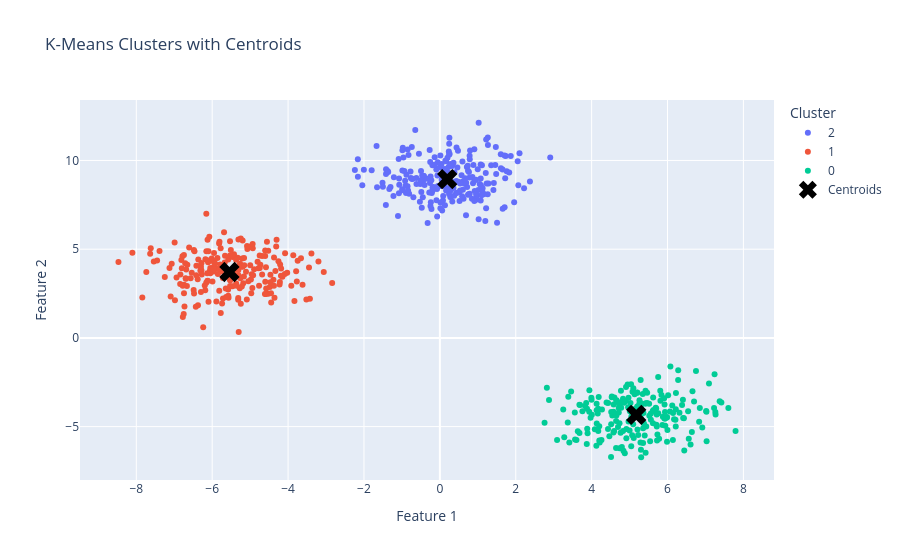

Notebook cell for this chart:
### Code cell
# Put training data and cluster labels in a DataFrame
df = pd.DataFrame(X_train, columns=["Feature 1", "Feature 2"])
df["Cluster"] = kmeans.labels_.astype(str)

# Scatter plot of clusters
fig = px.scatter(df, x="Feature 1", y="Feature 2", color="Cluster",
                 title="K-Means Clusters with Centroids")

# Add centroids as big black X markers
fig.add_trace(go.Scatter(x=centroids[:, 0], y=centroids[:, 1], mode="markers",
                         marker=dict(symbol="x", size=18, color="black"),
                         name="Centroids"))
fig.show()

### Figure 1 — Plotly figure (JSON) as saved in the notebook; plotly's stock layout.template omitted (floating-point values rounded to 4 significant figures; data arrays with more than 128 entries replaced by an {"elided": "..."} marker saying what was removed)
{"data": [{"hovertemplate": "Cluster=2<br>Feature 1=%{x}<br>Feature 2=%{y}<extra></extra>", "legendgroup": "2", "marker": {"color": "#636efa", "symbol": "circle"}, "mode": "markers", "name": "2", "orientation": "v", "showlegend": true, "type": "scatter", "x": {"elided": "228 float values"}, "xaxis": "x", "y": {"elided": "228 float values"}, "yaxis": "y"}, {"hovertemplate": "Cluster=1<br>Feature 1=%{x}<br>Feature 2=%{y}<extra></extra>", "legendgroup": "1", "marker": {"color": "#EF553B", "symbol": "circle"}, "mode": "markers", "name": "1", "orientation": "v", "showlegend": true, "type": "scatter", "x": {"elided": "229 float values"}, "xaxis": "x", "y": {"elided": "229 float values"}, "yaxis": "y"}, {"hovertemplate": "Cluster=0<br>Feature 1=%{x}<br>Feature 2=%{y}<extra></extra>", "legendgroup": "0", "marker": {"color": "#00cc96", "symbol": "circle"}, "mode": "markers", "name": "0", "orientation": "v", "showlegend": true, "type": "scatter", "x": {"elided": "213 float values"}, "xaxis": "x", "y": {"elided": "213 float values"}, "yaxis": "y"}, {"marker": {"color": "black", "size": 18, "symbol": "x"}, "mode": "markers", "name": "Centroids", "type": "scatter", "x": [5.176, -5.546, 0.1943], "y": [-4.341, 3.713, 8.946]}], "layout": {"legend": {"title": {"text": "Cluster"}, "tracegroupgap": 0}, "title": {"text": "K-Means Clusters with Centroids"}, "xaxis": {"anchor": "y", "domain": [0, 1], "title": {"text": "Feature 1"}}, "yaxis": {"anchor": "x", "domain": [0, 1], "title": {"text": "Feature 2"}}}}
